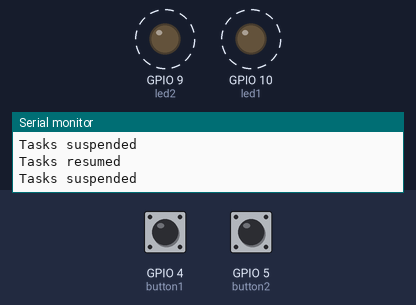
A program run on a simulated Seeed XIAO ESP32-C3. On the bench: output pins drawn as LEDs (lit = HIGH), the last lines printed to the serial monitor. Dashed ring = blinking. The test bench sets the inputs (shaded band); at power-on: GPIO 4 (button1) HIGH, GPIO 5 (button2) HIGH.

Above: at 1.8 s.
1.9 s: GPIO 4 (button1) pulled LOW for 3.2 s
At 5.95 s:
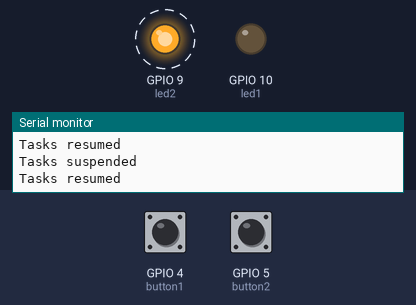
At 7.45 s:
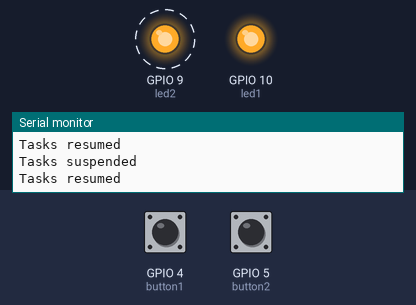
Timing chart, 0 to 13.5 s (numbered marks = the images above; inputs shaded):
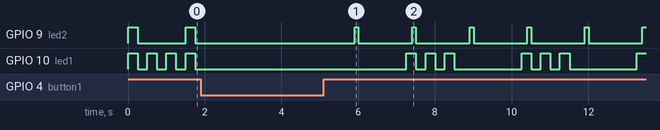

The program:

main.cpp
```cpp
/*
        _          _ ______ _____ _____
       (_)        | |  ____|  __ \_   _|
  _ __  ___  _____| | |__  | |  | || |
 | '_ \| \ \/ / _ \ |  __| | |  | || |
 | |_) | |>  <  __/ | |____| |__| || |_
 | .__/|_/_/\_\___|_|______|_____/_____|
 | |
 |_|

https://links.pixeledi.eu
FreeRTOS LED Blink | 01.2025

*/

#include <Arduino.h>
const byte led1 = D10;
const byte led2 = D9;
const byte led3 = D8;
const byte button1 = D2;
const byte button2 = D3;
TaskHandle_t taskBlinky1;
TaskHandle_t taskBlinky2;

void blinky1(void *parameter) {
  pinMode(led1, OUTPUT);
  while (1) {
    digitalWrite(led1, HIGH);
    vTaskDelay(250 / portTICK_PERIOD_MS);
    digitalWrite(led1, LOW);
    vTaskDelay(250 / portTICK_PERIOD_MS);
  }
}
void blinky2(void *parameter) {
  pinMode(led2, OUTPUT);
  while (1) {
    digitalWrite(led2, HIGH);
    vTaskDelay(650 / portTICK_PERIOD_MS);
    digitalWrite(led2, LOW);
    vTaskDelay(650 / portTICK_PERIOD_MS);
  }
}
void setup() {
  Serial.begin(115200);
  pinMode(button1, INPUT_PULLUP);
  pinMode(button2, INPUT_PULLUP);
  xTaskCreatePinnedToCore(blinky1, "blinky1", 1024, NULL, 1, &taskBlinky1, 0);
  xTaskCreatePinnedToCore(blinky2, "blinky2", 1024, NULL, 1, &taskBlinky2, 0);
}

void loop() {
  if (digitalRead(button1) == HIGH) {
    vTaskResume(taskBlinky1);
    vTaskResume(taskBlinky2);
    Serial.println("Tasks resumed");
    delay(250);
  }

  if (digitalRead(button2) == HIGH) {
    vTaskSuspend(taskBlinky1);
    vTaskSuspend(taskBlinky2);
    digitalWrite(led1, LOW);
    digitalWrite(led2, LOW);
    Serial.println("Tasks suspended");
    delay(250);
  }
}
```
